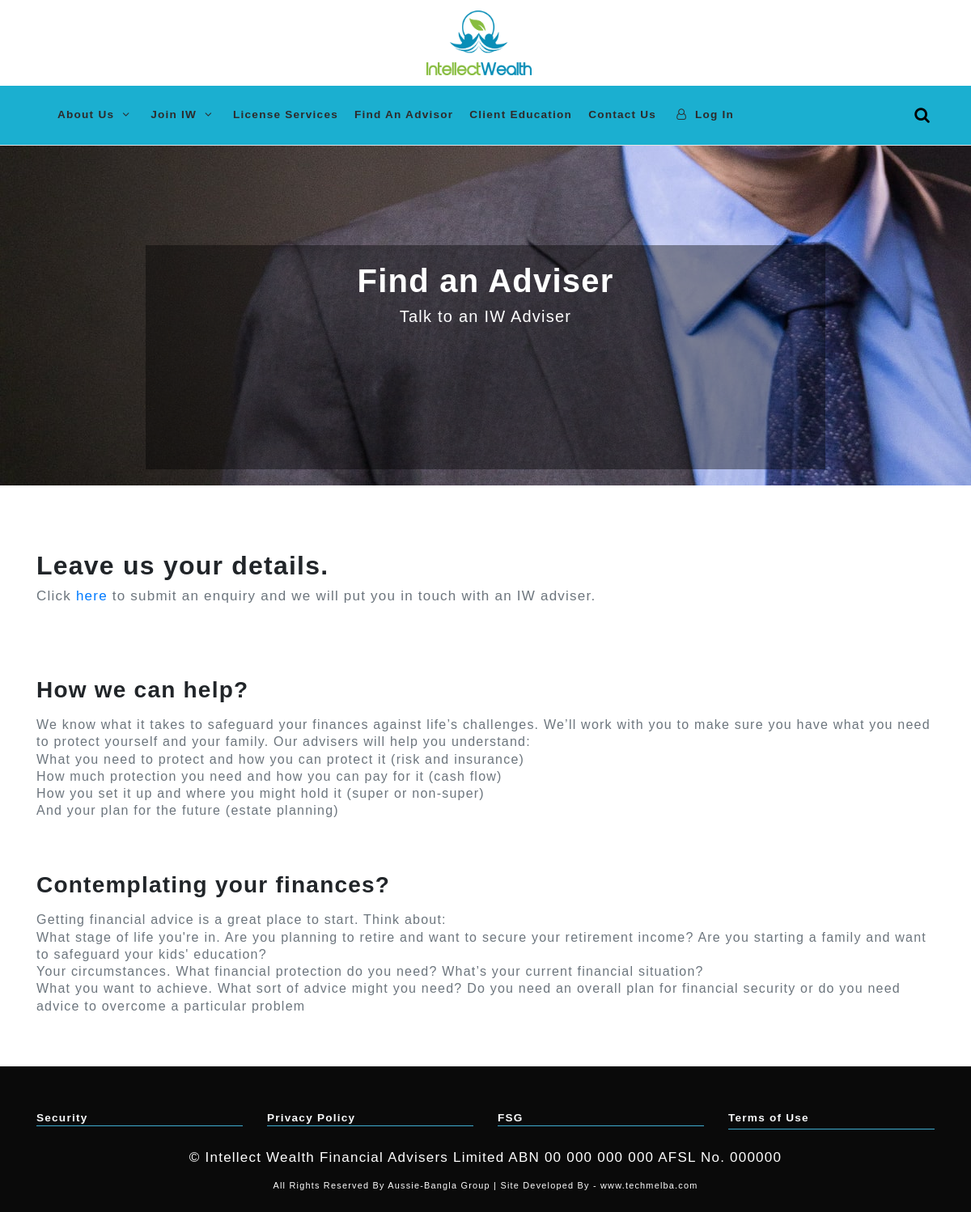
Screenshot of /iwAdvisor/ with the database file from the repository.
### IW_App/models.py (models this page shows, shortened)
class IWAdvisor(models.Model):
	advisor_title = models.CharField(max_length=200)
	advisor_desc = models.TextField()

### IW_App/views.py (the view)
# urls.py: path('iwAdvisor/',IwAdvisor.as_view(), name='IwAdvisor'),
class IwAdvisor(View):
    def get(self, request):
        advisor = IWAdvisor.objects.all()
        context = {
                'advisor':advisor
        }
        return render(request, 'IW/iwAdvisor.html', context)

### templates/IW/iwAdvisor.html (shortened to what this page needs)
{% extends "index.html" %}
{% load static %}
{% block body %}
<div id="myCarousel" class="carousel slide" data-ride="carousel">
    <div class="carousel-inner">
      <div class="carousel-item active">
        <img class="second-slide" src="{% static 'images/banner/slide12.jpg' %}" alt="Second slide">
        <div class="container ">
          <div class="carousel-caption bg-text text-center" style="padding-bottom:160px;">
            <h1>Find an Adviser</h1>
            <p class="slide-p">Talk to an IW Adviser
            </p>
          </div>
        </div>
      </div>
    </div>
  </div>
<div class="container ">
    <h2 class="mt-30 font-weight-bold">Leave us your details.</h2>
    <p class="text-muted">Click <a href="/contact">here</a> to submit an enquiry and we will put you in touch with an IW adviser.  </p>
</div>
<div class="container mt-6">
    <div class="row">
        {% for a in advisor %}
        <div class="col-md-12 mt-4 mb-4">
            <h3 class="font-weight-bold">{{a.advisor_title}}</h3>
            <p class="text-muted mt-2">{{a.advisor_desc|safe}}</p>
        </div>
        {% endfor %}
    </div>
</div>
{% endblock body %}

### static/css/custom.css (style rules this page uses)
body { overflow-x: hidden; }
a, button { -webkit-transition: all 0.3s; transition: all 0.3s; outline: none; }
h1 { font-weight: 700; }

### templates/index.html (style rules this page uses)
a { font-family: "Ciutadella-SemiBold", Arial, Helvetica, sans-serif; }
p { font-size: 17px; font-family: "Ciutadella-SemiBold", Arial, Helvetica, sans-serif; }
h2 { font-family: "Ciutadella-SemiBold", Arial, Helvetica, sans-serif; }
h1 { font-family: "Ciutadella-SemiBold", Arial, Helvetica, sans-serif; }
body { overflow-x: hidden; font-family: "Ciutadella-SemiBold", Arial, Helvetica, sans-serif; font-size: 0.85rem; line-height: 1.25; letter-spacing: 0.09em; }
a, button { -webkit-transition: all 0.3s; transition: all 0.3s; outline: none; }
h1 { font-weight: 700; }
.mt-6 { padding-top: 3rem; }
.mt-30 { padding-top: 5rem; }
.slide-p { font-size: 20px; }
h1 { font-size: 40px; }
.bg-text { background-color: rgb(0,0,0); background-color: rgba(0,0,0, 0.4); }

### rows the page displays
IWAdvisor: advisor_title "How we can help?", advisor_desc "We know what it takes to safeguard your finances against life’s challenges. We’ll work with you to make sure you have what you need to protect yourself and your family. Our advisers will help you understand: What you need to protect and how you can protect it (risk and insurance) How much protection you need and how you can pay for it (cash flow) How you set it up and where you might hold it (super or non-super) And your plan for the future (estate planning)"
IWAdvisor: advisor_title "Contemplating your finances?", advisor_desc "Getting financial advice is a great place to start. Think about: What stage of life you're in. Are you planning to retire and want to secure your retirement income? Are you starting a family and want to safeguard your kids' education? Your circumstances. What financial protection do you need? What’s your current financial situation? What you want to achieve. What sort of advice might you need? Do you need an overall plan for financial security or do you need advice to overcome a particular problem"
